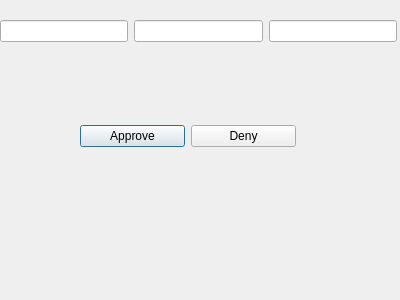
<?xml version="1.0" encoding="UTF-8"?>
<ui version="4.0">
 <class>ApproveDeny</class>
 <widget class="QDialog" name="ApproveDeny">
  <property name="geometry">
   <rect>
    <x>0</x>
    <y>0</y>
    <width>400</width>
    <height>300</height>
   </rect>
  </property>
  <property name="windowTitle">
   <string>Dialog</string>
  </property>
  <widget class="QWidget" name="">
   <property name="geometry">
    <rect>
     <x>80</x>
     <y>120</y>
     <width>216</width>
     <height>32</height>
    </rect>
   </property>
   <layout class="QHBoxLayout" name="horizontalLayout">
    <item>
     <widget class="QPushButton" name="pushButtonApprove">
      <property name="text">
       <string>Approve</string>
      </property>
     </widget>
    </item>
    <item>
     <widget class="QPushButton" name="pushButtonDeny">
      <property name="text">
       <string>Deny</string>
      </property>
     </widget>
    </item>
   </layout>
  </widget>
  <widget class="QWidget" name="">
   <property name="geometry">
    <rect>
     <x>0</x>
     <y>20</y>
     <width>397</width>
     <height>23</height>
    </rect>
   </property>
   <layout class="QHBoxLayout" name="horizontalLayout_2">
    <item>
     <widget class="QLineEdit" name="lineEditName"/>
    </item>
    <item>
     <widget class="QLineEdit" name="lineEditPrice"/>
    </item>
    <item>
     <widget class="QLineEdit" name="lineEditPeriod"/>
    </item>
   </layout>
  </widget>
 </widget>
 <resources/>
 <connections/>
</ui>
